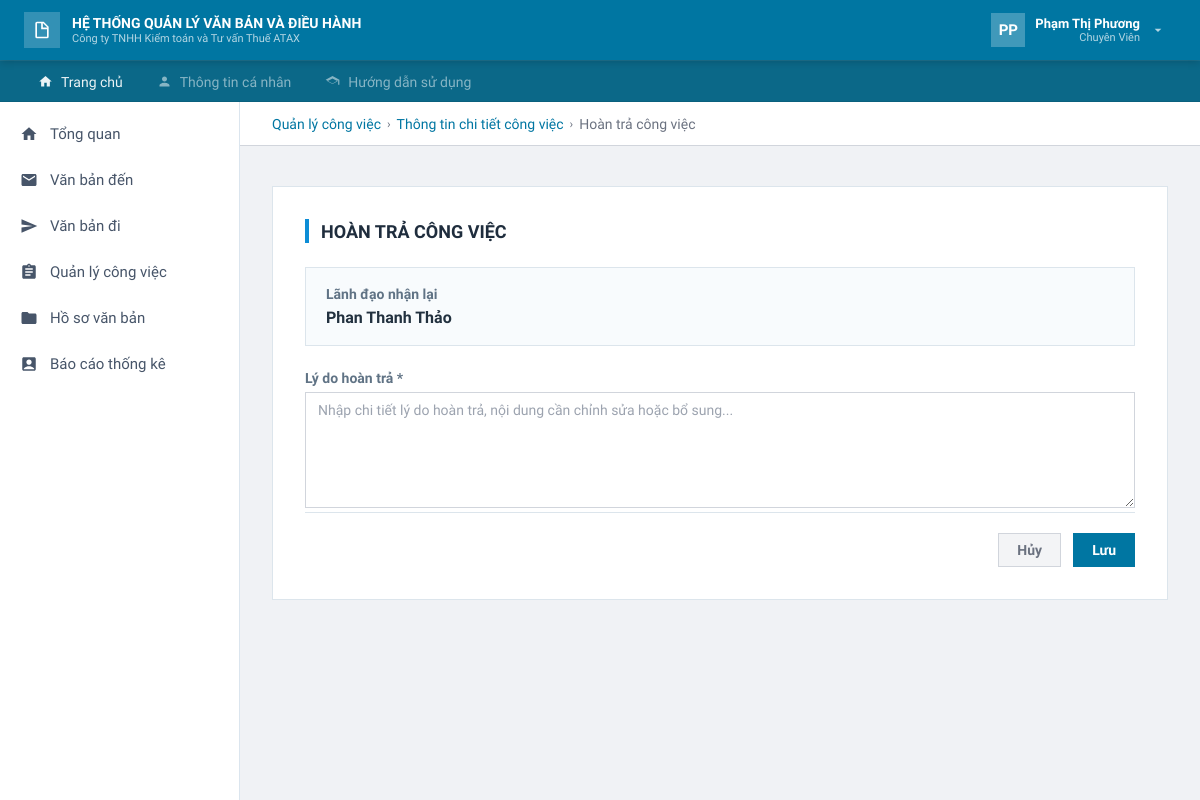
Screenshot of /task/13/hoan-tra/ (signed in) with the database file from the repository.
### apps/accounts/models.py (models this page shows, shortened)
class Customer(AbstractUser):
    class Role(models.TextChoices):
        ADMIN = "ADMIN", "Quản trị hệ thống"
        LANH_DAO = "LANH_DAO", "Lãnh đạo"
        VAN_THU = "VAN_THU", "Văn thư"
        CHUYEN_VIEN = "CHUYEN_VIEN", "Chuyên viên"
    ROLE_PERMISSION_MAP = {
        Role.ADMIN: "access_admin_area",
        Role.LANH_DAO: "access_lanh_dao_area",
        Role.VAN_THU: "access_van_thu_area",
        Role.CHUYEN_VIEN: "access_chuyen_vien_area",
    }
    ROLE_CORE_CHUC_VU_MAP = {
        Role.ADMIN: "Quản Trị Hệ Thống",
        Role.LANH_DAO: "Lãnh Đạo",
        Role.VAN_THU: "Văn Thư",
        Role.CHUYEN_VIEN: "Chuyên Viên",
    }
    email = models.EmailField("Email",unique=True)
    ho_va_ten = models.CharField("Họ và tên",max_length=255)
    chuc_vu = models.CharField("Chức vụ",max_length=255,blank=True)
    sdt = models.CharField("Số điện thoại",max_length=20,blank=True)
    role = models.CharField("Vai trò",max_length=20,choices=Role.choices, default=Role.CHUYEN_VIEN)
    chi_nhanh = models.ForeignKey("core.ChiNhanh",on_delete=models.SET_NULL,null=True,blank=True,related_name="users",verbose_name="Chi nhánh")
    phong_ban = models.ForeignKey("core.PhongBan",on_delete=models.SET_NULL,null=True,blank=True,related_name="users",verbose_name="Phòng ban")
    REQUIRED_FIELDS = ["email","ho_va_ten"]
    class Meta:
        verbose_name = "Người dùng"
        verbose_name_plural = "Người dùng"
        permissions = [
            ("access_admin_area", "Có thể vào khu vực quản trị hệ thống"),
            ("access_lanh_dao_area", "Có thể vào khu vực lãnh đạo"),
            ("access_van_thu_area", "Có thể vào khu vực văn thư"),
            ("access_chuyen_vien_area", "Có thể vào khu vực chuyên viên"),
            ("manage_users", "Có thể quản lý người dùng"),
            ("manage_departments", "Có thể quản lý chi nhánh và phòng ban"),
            ("view_reports", "Có thể xem báo cáo thống kê"),
            ("present_incoming_document", "Có thể trình văn bản đến"),
            ("edit_incoming_document", "Có thể chỉnh sửa văn bản đến"),
            ("delete_incoming_document", "Có thể xóa văn bản đến"),
            ("return_incoming_document", "Có thể hoàn trả văn bản đến"),
            ("forward_document", "Có thể chuyển tiếp văn bản"),
            ("draft_outgoing_document", "Có thể soạn thảo văn bản đi"),
            ("edit_outgoing_document", "Có thể chỉnh sửa văn bản đi"),
            ("delete_outgoing_document", "Có thể xóa văn bản đi"),
            ("approve_outgoing_document", "Có thể phê duyệt văn bản đi"),
            ("return_outgoing_document", "Có thể hoàn trả văn bản đi"),
            ("issue_outgoing_document", "Có thể ban hành văn bản đi"),
            ("assign_task", "Có thể giao việc"),
            ("edit_task", "Có thể chỉnh sửa công việc"),
            ("delete_task", "Có thể xóa công việc"),
            ("approve_task", "Có thể duyệt công việc"),
            ("return_task", "Có thể hoàn trả công việc"),
            ("process_task", "Có thể xử lý công việc"),
            ("update_task_result", "Có thể cập nhật xử lý công việc"),
            ("manage_records", "Có thể quản lý hồ sơ văn bản"),
            ("add_document_to_record", "Có thể thêm văn bản vào hồ sơ"),
            ("remove_document_from_record", "Có thể xóa văn bản khỏi hồ sơ"),
        ]
    @property
    def is_lanh_dao(self):
        return self.role == self.Role.LANH_DAO
    @property
    def is_chuyen_vien(self):
        return self.role == self.Role.CHUYEN_VIEN
    @property
    def display_name(self):
        return (self.ho_va_ten or self.get_full_name() or self.username).strip()
    @property
    def display_role(self):
        return (self.chuc_vu or self.get_role_display()).strip()
    @property
    def initials(self):
        parts = [part for part in self.display_name.split() if part]
        if len(parts) >= 2:
            return f"{parts[0][0]}{parts[-1][0]}".upper()
        if parts:
            return parts[0][:2].upper()
        return self.username[:2].upper()
    def has_role(self, *roles):
        return self.is_superuser or self.role in roles
    @property
    def core_profile(self):
        try:
            return self.nguoi_dung_core
        except ObjectDoesNotExist:
            return self.sync_core_profile()

### apps/core/models.py (models this page shows, shortened)
class NguoiDung(models.Model):
    class ChucVu(models.TextChoices):
        QUAN_TRI = "Quản Trị Hệ Thống", "Quản Trị Hệ Thống"
        LANH_DAO = "Lãnh Đạo", "Lãnh Đạo"
        CHUYEN_VIEN = "Chuyên Viên", "Chuyên Viên"
        VAN_THU = "Văn Thư", "Văn Thư"
    CHUC_VU_CHOICES = ChucVu.choices
    nguoi_dung_id = models.AutoField(primary_key=True)
    tai_khoan = models.OneToOneField(
        settings.AUTH_USER_MODEL,
        on_delete=models.SET_NULL,
        db_column="tai_khoan_id",
        null=True,
        blank=True,
        related_name="nguoi_dung_core",
    )
    phong_ban = models.ForeignKey(
        "core.PhongBan",
        on_delete=models.SET_NULL,
        db_column="phong_ban_id",
        null=True,
        blank=True,
    )
    ho_va_ten = models.CharField(max_length=255, null=False)
    chuc_vu = models.CharField(
        max_length=255,
        null=False,
        choices=CHUC_VU_CHOICES,
    )
    email = models.EmailField(null=False, unique=True)
    sdt = models.CharField(max_length=50, null=True, blank=True)
    class Meta:
        db_table = "NguoiDung"

### apps/quanlycongviec/views.py (the view, shortened to what this page needs)
# urls.py: path("task/<int:task_id>/hoan-tra/", return_task, name="return_task"),
@login_required
@role_required(Customer.Role.LANH_DAO, Customer.Role.CHUYEN_VIEN, Customer.Role.ADMIN, Customer.Role.VAN_THU)
def return_task(request, task_id):
    task = _get_task(task_id)
    if _can_return_to_specialist(request, task):
        return_actor_label = "Chuyên viên nhận lại"
        return_target_name = task.nguoi_thuc_hien.ho_va_ten
        next_status = CongViec.TrangThai.HOAN_TRA_CV
        success_message = "Đã hoàn trả công việc cho chuyên viên."
    elif _can_return_to_leader(request, task):
        return_actor_label = "Lãnh đạo nhận lại"
        return_target_name = task.nguoi_giao.ho_va_ten
        next_status = CongViec.TrangThai.HOAN_TRA_LD
        success_message = "Đã hoàn trả công việc cho lãnh đạo."
    else:
        messages.error(request, "Bạn không có quyền hoàn trả công việc này.")
        return redirect("quanlycongviec:task_detail", task_id=task.pk)
    form = ReturnTaskForm(request.POST or None)
    context = {
        "task": task,
        "form": form,
        "receiver_label": return_actor_label,
        "receiver_name": return_target_name,
        "task_list_url": _task_list_route_name(request.user),
    }
    return render(request, "quanlycongviec/hoan-tra-cong-viec.html", context)

### apps/quanlycongviec/forms.py
class ReturnTaskForm(forms.Form):
    noi_dung = forms.CharField(
        label="Lý do hoàn trả",
        required=True,
        error_messages={"required": "Lý do hoàn trả là bắt buộc."},
        widget=forms.Textarea(
            attrs={
                "rows": 6,
                "class": "form-control",
                "placeholder": "Nhập chi tiết lý do hoàn trả, nội dung cần chỉnh sửa hoặc bổ sung...",
            }
        ),
    )

### apps/core/context_processors.py (called while the page is built, shortened)
def _resolve_url(url_name):
    if not url_name:
        return "#", False
    try:
        return reverse(url_name), True
    except NoReverseMatch:
        return "#", False

def _build_navigation_items(request, definitions):
    current_view_name = getattr(getattr(request, "resolver_match", None), "view_name", "")
    user = request.user
    items = []
    for definition in definitions:
        if not user.has_role(*definition["roles"]):
            continue
        href, is_enabled = _resolve_url(definition["url_name"])
        items.append(
            {
                **definition,
                "href": href,
                "is_enabled": is_enabled,
                "active": is_enabled and current_view_name == definition["url_name"],
            }
        )
    return items

def auth_shell(request):
    user = request.user
    return {
        "current_role": user.role,
        "current_role_display": user.display_role,
        "shell_user": {
            "display_name": user.display_name,
            "role_display": user.display_role,
            "initials": user.initials,
            "branch_name": getattr(user.chi_nhanh, "ten_chi_nhanh", "Chua gan"),
            "department_name": getattr(user.phong_ban, "ten_phong_ban", "Chua gan"),
        },
        "top_menu_items": _build_navigation_items(request, TOP_MENU_DEFINITIONS),
        "sidebar_menu_items": _build_navigation_items(request, SIDEBAR_MENU_DEFINITIONS),
    }

### apps/quanlycongviec/views.py (called while the page is built)
def _task_queryset():
    return CongViec.objects.select_related("nguoi_giao", "nguoi_thuc_hien", "van_ban").prefetch_related(
        "filecvlienquan_set",
        "phancongcongviec_set__nguoi_phoi_hop",
        "hoantracongviec_set__nguoi_hoan_tra",
    )

def _get_task(task_id):
    return get_object_or_404(_task_queryset(), pk=task_id)

def _task_list_route_name(user):
    return "quanlycongviec:xu_ly_cong_viec" if user.is_chuyen_vien else "quanlycongviec:giao_viec"

def _user_is_task_manager(request, task):
    return request.user.is_lanh_dao and request.user.core_profile.pk == task.nguoi_giao_id

### apps/templates/quanlycongviec/hoan-tra-cong-viec.html (shortened to what this page needs)
{% extends "base.html" %}
{% block breadcrumb %}
<a href="{% url task_list_url %}">Quản lý công việc</a>
<span class="breadcrumb-sep">›</span>
<a href="{% url 'quanlycongviec:task_detail' task.pk %}">Thông tin chi tiết công việc</a>
<span class="breadcrumb-sep">›</span>
<span>Hoàn trả công việc</span>
{% endblock %}
{% block content %}
<div class="return-card">
    <div class="return-title">Hoàn trả công việc</div>
    <div class="info-box">
        <div class="label">{{ receiver_label }}</div>
        <div class="value">{{ receiver_name }}</div>
    </div>
    <form method="post">
        <div class="label">{{ form.noi_dung.label }} *</div>
        {{ form.noi_dung }}
        <div class="actions">
            <a href="{% url 'quanlycongviec:task_detail' task.pk %}" class="btn btn-secondary">Hủy</a>
            <button type="submit" class="btn btn-primary">Lưu</button>
        </div>
    </form>
</div>
{% endblock %}

### apps/templates/base.html (shortened to what this page needs)
<!DOCTYPE html>
<html lang="vi">
<head>
    {% load static %}
    <link rel="stylesheet" href="{% static 'assets/css/style.css' %}">
</head>
<body>
<div class="app-layout">
    <header class="app-header">
        <div class="header-brand">
            <div class="header-brand-icon">
                <svg width="20" height="20" viewBox="0 0 24 24">
                    <path d="M14 2H6a2 2 0 0 0-2 2v16a2 2 0 0 0 2 2h12a2 2 0 0 0 2-2V8l-6-6zm-1 1.5L18.5 9H13V3.5zM6 20V4h5v7h7v9H6z"/>
                </svg>
            </div>
            <div class="header-brand-text">
                <h1>HỆ THỐNG QUẢN LÝ VĂN BẢN VÀ ĐIỀU HÀNH</h1>
                <p>Công ty TNHH Kiểm toán và Tư vấn Thuế ATAX</p>
            </div>
        </div>
        <div class="header-user" id="headerUserBtn">
            <div class="header-avatar" id="headerAvatar">
                {{ shell_user.initials|default:"ND" }}
            </div>
            <div class="header-user-info">
                <div class="user-name" id="headerUserName">
                    {{ shell_user.display_name|default:"Người dùng" }}
                </div>
                <div class="user-role" id="headerUserRole">
                    {{ shell_user.role_display|default:"Vai trò" }}
                </div>
            </div>
            <svg width="16" height="16" viewBox="0 0 24 24" fill="rgba(255,255,255,0.7)">
                <path d="M7 10l5 5 5-5H7z"/>
            </svg>
        </div>
    </header>
    <nav class="header-nav">
        <div class="header-nav-list">
            {% for item in top_menu_items %}
                <a
                    href="{{ item.href }}"
                    class="header-nav-link{% if item.active %} active{% endif %}{% if not item.is_enabled %} is-disabled{% endif %}"
                    {% if not item.is_enabled %}onclick="return false;" aria-disabled="true" title="{{ item.help_text }}"{% endif %}
                >
                    <svg width="15" height="15" viewBox="0 0 24 24">
                        <path d="{{ item.icon_path }}"/>
                    </svg>
                    {{ item.label }}
                </a>
            {% endfor %}
        </div>
    </nav>
    <div class="app-body">
        <aside class="app-sidebar">
            <nav class="sidebar-nav">
                {% for item in sidebar_menu_items %}
                    <div class="sidebar-nav-item">
                        <a
                            href="{{ item.href }}"
                            class="sidebar-nav-link{% if item.active %} active{% endif %}{% if not item.is_enabled %} is-disabled{% endif %}"
                        >
                            <svg width="18" height="18" viewBox="0 0 24 24">
                                <path d="{{ item.icon_path }}"/>
                            </svg>
                            {{ item.label }}
                        </a>
                    </div>
                {% endfor %}
            </nav>
        </aside>
        <main class="app-content">
            <div class="breadcrumb-bar">
                {% block breadcrumb %}{% endblock %}
            </div>
            {% block page_wrapper %}
                <div class="page-main">
                    {% block content %}{% endblock %}
                </div>
            {% endblock %}
        </main>
    </div>
</div>
</body>
</html>

### apps/templates/base.html (style rules this page uses)
.header-nav-link.is-disabled, .sidebar-nav-link.is-disabled { opacity: 0.55; cursor: not-allowed; }

### apps/templates/quanlycongviec/hoan-tra-cong-viec.html (style rules this page uses)
.return-card { background: #fff; border: 1px solid #dce5ec; padding: 32px; margin-top: 16px; max-width: 920px; }
.return-title { font-size: 18px; font-weight: 700; text-transform: uppercase; color: #1f2d3d; display: flex; align-items: center; gap: 12px; margin-bottom: 24px; }
.return-title::before { content: ""; width: 4px; height: 24px; background: #0d8dd6; }
.info-box { padding: 18px 20px; margin-bottom: 24px; background: #f8fbfd; border: 1px solid #dce5ec; }
.label { margin-bottom: 6px; font-size: 14px; font-weight: 600; color: #607385; }
.value { font-size: 16px; color: #22313f; font-weight: 700; }
.actions { display: flex; justify-content: flex-end; gap: 12px; padding-top: 20px; border-top: 1px solid #dce5ec; }

### rows the page displays
Customer: display_name "Phạm Thị Phương", role_display "Chuyên Viên"
NguoiDung: ho_va_ten "Phan Thanh Thảo"

### other values shown
{{ shell_user.initials|default:"ND" }} "PP"
{{ item.label }} "Trang chủ" "Thông tin cá nhân" "Hướng dẫn sử dụng"
{{ item.label }} "Tổng quan" "Văn bản đến" "Văn bản đi" "Quản lý công việc" "Hồ sơ văn bản" "Báo cáo thống kê"
{{ receiver_label }} "Lãnh đạo nhận lại"
